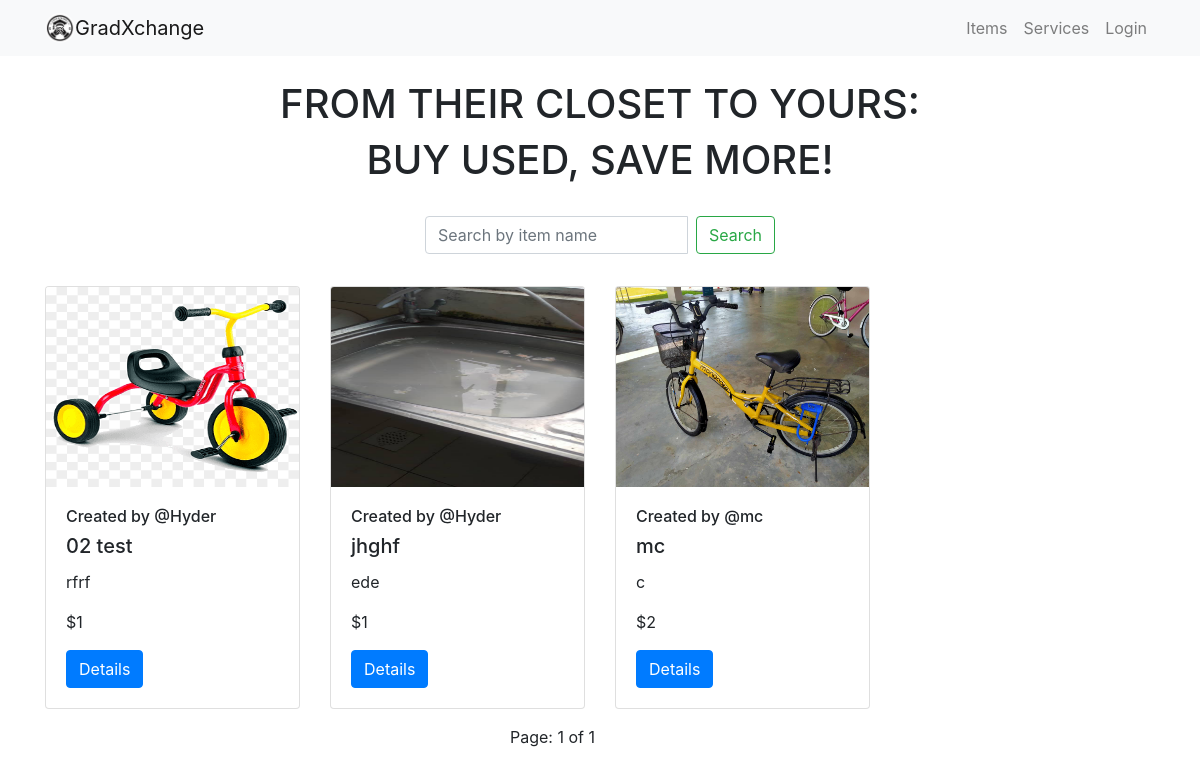
Before: /item/ with the older database file.
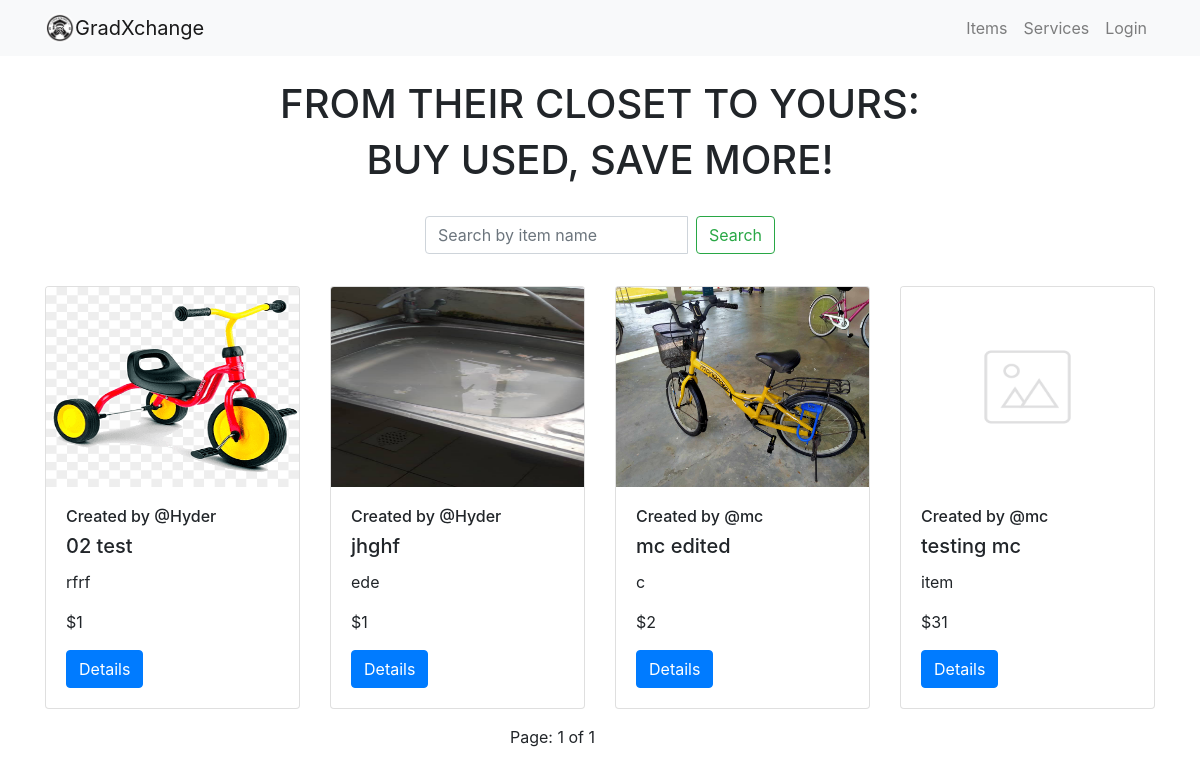
After: the same page with the newer database file.
### item/models.py (models this page shows, shortened)
class Item(models.Model):
    item_name = models.CharField(max_length=200)
    item_desc = models.CharField(max_length=200)
    item_price = models.IntegerField()
    item_image = models.ImageField(upload_to='images_item', default="notfound.png")
    user_name = models.ForeignKey(User, on_delete=models.CASCADE,default=1)

### item/views.py (the view)
# urls.py: path('', views.index, name='index'),
def index(request):
    item_list =  Item.objects.all().order_by('item_name') #change to -created_at later
    item_name = request.GET.get('item_name')
    if item_name != '' and item_name is not None:
        item_list = item_list.filter(item_name__icontains=item_name)
    paginator = Paginator(item_list,4)
    page = request.GET.get('page')
    item_list = paginator.get_page(page)
    return render(request, 'item/index.html', {
        'item_list':item_list  })

### item/templates/item/index.html (shortened to what this page needs)
{% extends 'item/base.html' %}
{% block body %}
<div class="container mt-4 ">
    <div class="text-center ">
        <h1>FROM THEIR CLOSET TO YOURS:</h1>
        <h1>BUY USED, SAVE MORE!</h1>
    </div>
    <div class="row justify-content-center">
        <div class="col-md-4">
            <form class="form-inline my-4">
                <div class="input-group">
                    <input class="form-control mr-sm-2" type="search" name="item_name" placeholder="Search by item name"
                        aria-label="Search">
                    <button class="btn btn-outline-success my-2 my-sm-0" type="submit">Search</button>
                </div>
            </form>
        </div>
    </div>
</div>
<div class="container mt-2">
    <div class="row">
        {% for item in item_list %}
        <div class="col-md-3 mb-3 justify-content-center">
            <div class="card">
                <img class="card-img-top" height="200px" src="{{ item.item_image.url }}" />
                <div class="card-body">
                    <h6>Created by @{{item.user_name}}</h6>
                    <h5 class="card-title">{{item.item_name}}</h5>
                    <p class="card-text">{{item.item_desc}}</p>
                    <p class="card-text"> ${{item.item_price}}</p>
                    <a href="{% url 'item:detail' item.id %}" class="btn btn-primary">Details</a>
                </div>
            </div>
        </div>
        {% endfor %}
    </div>
    <div class="row">
        <div class="col-md-5 offset-md-3">
            <ul class="pagination justify-content-center">
                <li class="page-item ">Page: {{ item_list.number }} of {{ item_list.paginator.num_pages}}</li>
            </ul>
        </div>
    </div>
</div>
{% endblock %}

### item/templates/item/base.html (shortened to what this page needs)
{% load static %}
<!DOCTYPE html>
<html lang="en">
<head>
    <link rel="stylesheet" href="https://cdn.jsdelivr.net/npm/bootstrap@4.0.0/dist/css/bootstrap.min.css"
>
    <link rel="stylesheet" href="{% static 'css/style.css' %}">
</head>
<body>
    <nav class="navbar navbar-expand-lg navbar-light bg-light">
        <div class="container">
            <a class="navbar-brand" href="#"> <img src="{% static 'pictures/logogxc.jpg' %}" width="30" height="30"
                    class="d-inline-block align-top"  style="border-radius: 50%;" alt="">GradXchange </a>
            <div class="collapse navbar-collapse" id="navbarSupportedContent">
                <ul class="navbar-nav ml-auto">
                    <li class="nav-item">
                        <a class="nav-link" href="{% url 'item:index' %}">Items</a>
                    </li>
                    <li class="nav-item">
                        <a class="nav-link" href="{% url 'service:index' %}">Services</a>
                    </li>
                    {% if user.is_authenticated %}
                    <li class="nav-item">
                        <a class="nav-link" href="#">Message</a>
                    </li>
                    <li class="nav-item">
                        <a class="nav-link" href="{% url 'account' %}">Account</a>
                    </li>
                    <li class="nav-item">
                        <form id="logout-form" action="{% url 'logout' %}" method="post" style="display: none;">
                            {% csrf_token %}
                        </form>
                        <a href="#" class="nav-link"
                            onclick="document.getElementById('logout-form').submit(); return false;">Logout</a>
                    </li>
                    {% else %}
                    <li class="nav-item">
                        <a class="nav-link" href="{% url 'login' %}">Login</a>
                    </li>
                    {% endif %}
                </ul>
            </div>
    </nav>
    {% block body %}
    {% endblock %}
</body>
</html>

Changed rows visible on the page:
changed Item: item_name "mc" → "mc edited"
added Item: item_image (picture), user_name "mc", item_name "testing mc", item_desc "item", item_price "31"
